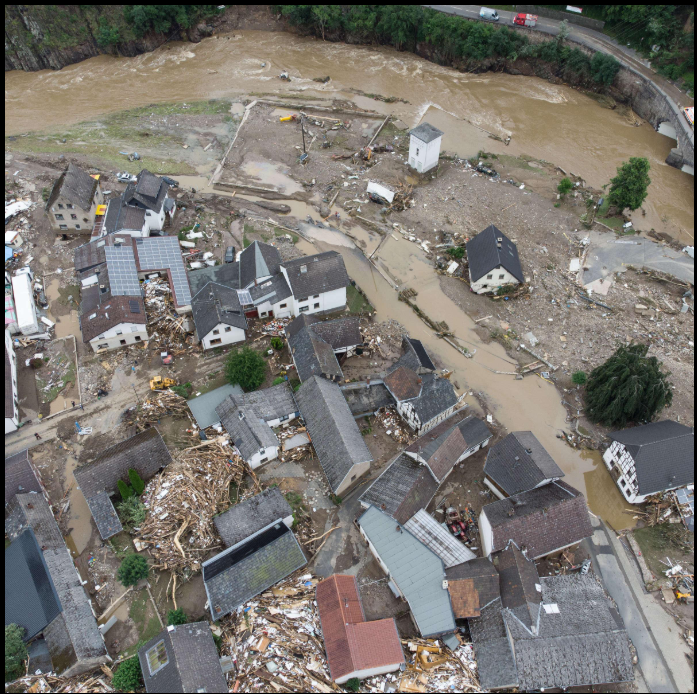
#> input picture ai-service/test_images/test.jpg, 697 x 694 px; its folder holds only this picture in this run
$ python -i satellite_analysis_service.py   (imports and definitions only)   (older library calls are emulated)
#> lines starting #> are read from the running program, lines starting #| are printed output that depends on the picture; after the words box and inside, x2 and y2 are one past the last pixel; in counts of white or black regions, pixels touching at a corner belong together
#> further down, picture is the input picture: shape (694, 697, 3); mean B, G, R 111.7, 117.4, 121.3
import time
from pathlib import Path

import cv2
import numpy as np
from fastapi import UploadFile


MODEL_NAME = "rgb-satellite-visual-analysis"
MODEL_VERSION = "1.1.0"


# [18 lines left out: functions _json_safe, _decode_image, not called in this run]


def _cloud_mask(image: np.ndarray) -> np.ndarray:
    blurred = cv2.GaussianBlur(image, (7, 7), 0)
    hsv = cv2.cvtColor(blurred, cv2.COLOR_BGR2HSV)
    _, saturation, value = cv2.split(hsv)
    gray = cv2.cvtColor(blurred, cv2.COLOR_BGR2GRAY).astype(np.float32)
    mean = cv2.boxFilter(gray, -1, (17, 17))
    square_mean = cv2.boxFilter(gray * gray, -1, (17, 17))
    local_std = np.sqrt(np.maximum(square_mean - mean * mean, 0))
    cloud = (
        ((value >= 225) & (saturation <= 70))
        | ((value >= 190) & (saturation <= 40) & (local_std <= 13.0))
    )
    kernel = cv2.getStructuringElement(cv2.MORPH_ELLIPSE, (9, 9))
    return cv2.dilate(cloud.astype(np.uint8) * 255, kernel)


# [18 lines left out: function _content_mask, not called in this run]


def _vegetation_mask(image: np.ndarray) -> np.ndarray:
    blue, green, red = cv2.split(image.astype(np.float32))
    excess_green = 2.0 * green - red - blue
    hsv = cv2.cvtColor(image, cv2.COLOR_BGR2HSV)
    hue, saturation, value = cv2.split(hsv)
    green_dominant = (
        (excess_green >= 22)
        & (green >= red * 1.04)
        & (green >= blue * 1.03)
        & (value >= 25)
    )
    green_hue = (hue >= 32) & (hue <= 92) & (saturation >= 38) & (value >= 28)
    vegetation = (green_dominant | green_hue).astype(np.uint8) * 255
    kernel = cv2.getStructuringElement(cv2.MORPH_ELLIPSE, (5, 5))
    return cv2.morphologyEx(vegetation, cv2.MORPH_CLOSE, kernel)


# [48 lines left out: function _debris_assessment, not called in this run]


def _water_assessment(image: np.ndarray, valid: np.ndarray | None = None) -> tuple[np.ndarray, bool, dict]:
    blurred = cv2.GaussianBlur(image, (5, 5), 0)
    hsv = cv2.cvtColor(blurred, cv2.COLOR_BGR2HSV)
#> hsv: shape (694, 697, 3); mean H, S, V 51.5, 37.7, 125.8
    hue, saturation, value = cv2.split(hsv)
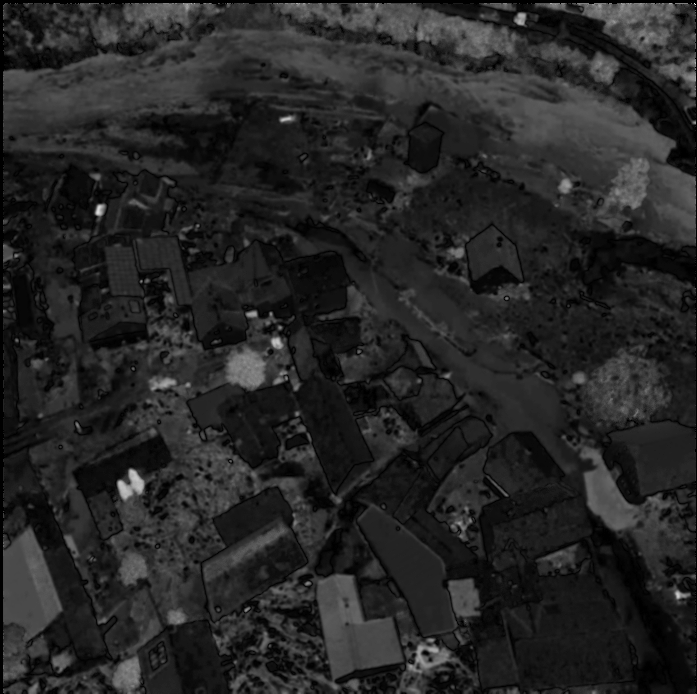
#> saturation: shape (694, 697); min 0, max 255, mean 37.7
    blue, green, red = cv2.split(blurred.astype(np.int16))
    gray = cv2.cvtColor(blurred, cv2.COLOR_BGR2GRAY).astype(np.float32)
    local_mean = cv2.boxFilter(gray, -1, (11, 11))
    local_square = cv2.boxFilter(gray * gray, -1, (11, 11))
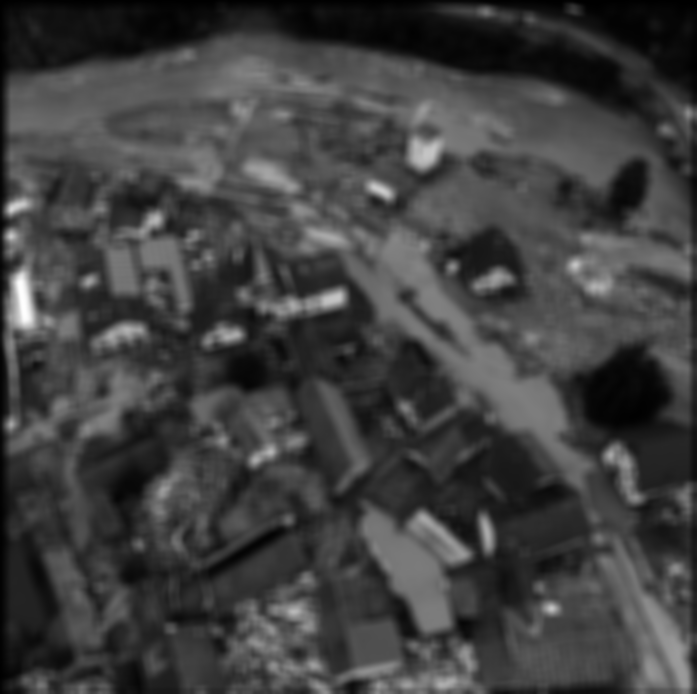
#> local_square: shape (694, 697) float32; min 28.93, max 61693.4, mean 15660.7; drawn with min black and max white
    local_std = np.sqrt(np.maximum(local_square - local_mean * local_mean, 0))
    gradient = cv2.magnitude(
        cv2.Sobel(gray, cv2.CV_32F, 1, 0, ksize=3),
        cv2.Sobel(gray, cv2.CV_32F, 0, 1, ksize=3),
    )

    vegetation = _vegetation_mask(blurred) > 0
#> in _vegetation_mask, `excess_green = 2.0 * green - red - blue`:
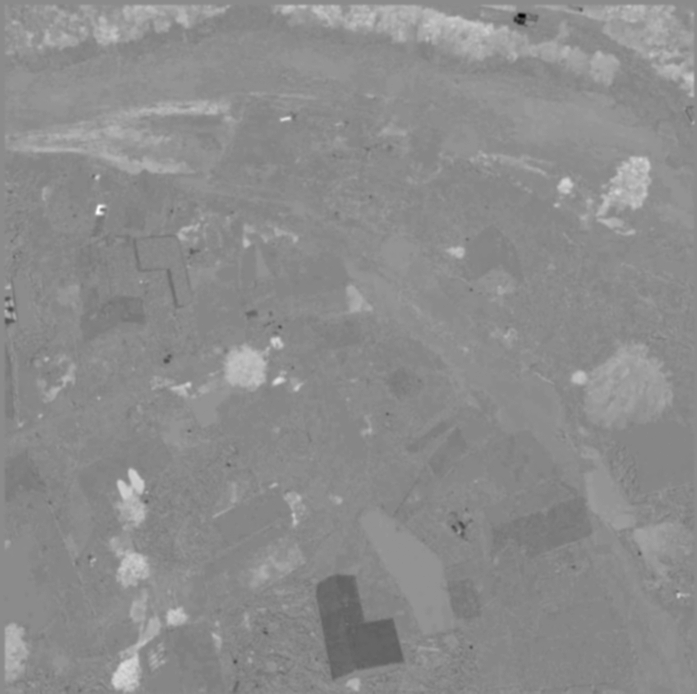
#> excess_green: shape (694, 697) float32; min -160, max 133, mean 1.8; drawn with min black and max white
#> in _vegetation_mask, `green_dominant = ( (excess_green >= 22) & (green >= red * 1.04) & (gre..`:
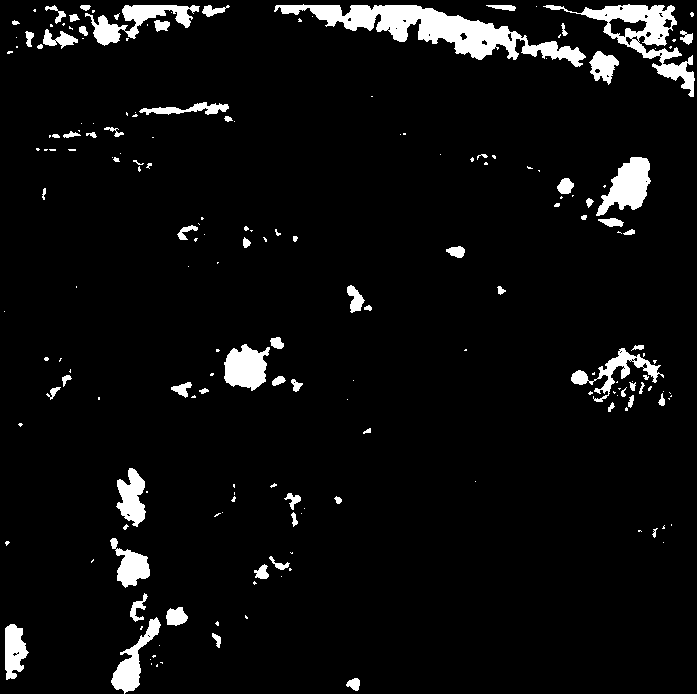
#> green_dominant: shape (694, 697) bool; 5.5% white; 193 white regions (118 under 20 px), largest, box (x1, y1, x2, y2) and area: (274, 4, 586, 67) 6233, (543, 4, 695, 97) 3227, (596, 157, 651, 216) 1749
#> in _vegetation_mask, `green_hue = (hue >= 32) & (hue <= 92) & (saturation >= 38) & (value >=..`: green_hue: shape (694, 697) bool; 8% white; 194 white regions (124 under 20 px), largest, box (x1, y1, x2, y2) and area: (271, 5, 621, 86) 8763, (535, 5, 695, 97) 4831, (36, 5, 232, 51) 4379
#> in _vegetation_mask, `vegetation = (green_dominant | green_hue).astype(np.uint8) * 255`: vegetation: shape (694, 697); 8.1% white; 197 white regions (126 under 20 px), largest, box (x1, y1, x2, y2) and area: (271, 4, 621, 86) 8787, (535, 4, 695, 97) 4841, (36, 5, 232, 51) 4379
#> in _vegetation_mask, `return cv2.morphologyEx(vegetation, cv2.MORPH_CLOSE, kernel)`: returned value: shape (694, 697); 8.5% white; 148 white regions (85 under 20 px), largest, box (x1, y1, x2, y2) and area: (271, 4, 621, 86) 9016, (5, 5, 232, 51) 5242, (535, 4, 697, 97) 5109
    cloud = cv2.dilate(
        _cloud_mask(blurred),
        cv2.getStructuringElement(cv2.MORPH_ELLIPSE, (17, 17)),
    ) > 0
#> in _cloud_mask, `hsv = cv2.cvtColor(blurred, cv2.COLOR_BGR2HSV)`: hsv: shape (694, 697, 3); mean H, S, V 51.1, 37, 125.6
#> in _cloud_mask, `local_std = np.sqrt(np.maximum(square_mean - mean * mean, 0))`:
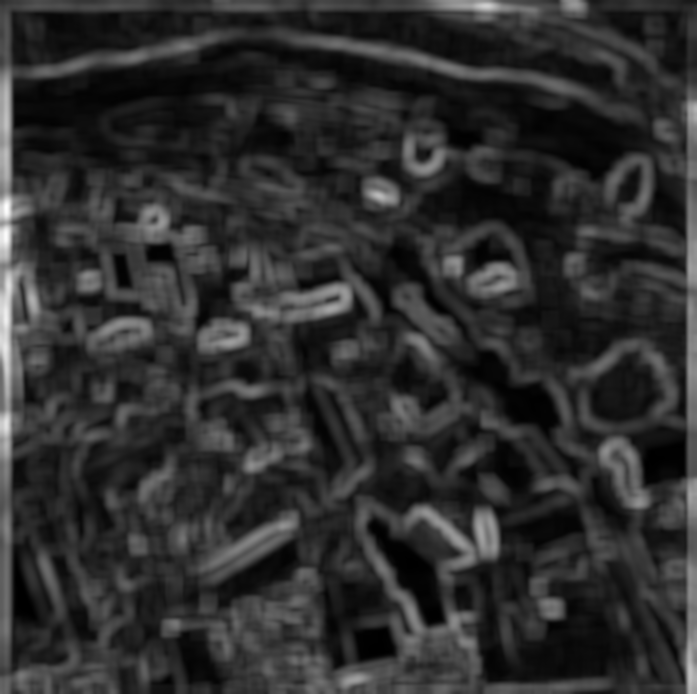
#> local_std: shape (694, 697) float32; min 0.493, max 89.89, mean 17.1; drawn with min black and max white
#> in _cloud_mask, `cloud = ( ((value >= 225) & (saturation <= 70)) | ((value >= 190) & (s..`: cloud: shape (694, 697) bool; 0.51% white; 58 white regions (36 under 20 px), largest, box (x1, y1, x2, y2) and area: (13, 269, 34, 327) 730, (664, 636, 684, 682) 274, (417, 142, 438, 161) 214
#> in _cloud_mask, `return cv2.dilate(cloud.astype(np.uint8) * 255, kernel)`: returned value: shape (694, 697); 2% white; 43 white regions, largest, box (x1, y1, x2, y2) and area: (4, 265, 38, 331) 1420, (660, 626, 688, 686) 812, (141, 240, 178, 266) 671
#> cloud: shape (694, 697) bool; 7.1% white; 32 white regions, largest, box (x1, y1, x2, y2) and area: (0, 190, 62, 339) 5293, (636, 618, 696, 694) 3067, (104, 232, 186, 274) 2409
    usable = np.ones(value.shape, dtype=bool) if valid is None else valid > 0
    smooth = (local_std <= 13.0) & (gradient <= 38.0)
#> smooth: shape (694, 697) bool; 37.6% white; 1288 white regions (1011 under 20 px), largest, box (x1, y1, x2, y2) and area: (11, 8, 689, 242) 44759, (342, 235, 590, 486) 10377, (394, 157, 584, 272) 8107

    # Water must have chromatic evidence or be neutral, smooth and moderately dark.
    # Dark pixels alone are deliberately insufficient because forest/mountain shadow
    # was the dominant real-world false positive.
    blue_water = (
        (hue >= 88) & (hue <= 132) & (saturation >= 28) & (value >= 38) & (value <= 210)
        & ((blue - green >= 5) | (blue - red >= 14))
    )
#> blue_water: shape (694, 697) bool; 9.1% white; 390 white regions (294 under 20 px), largest, box (x1, y1, x2, y2) and area: (135, 237, 290, 340) 5981, (357, 499, 458, 649) 5872, (5, 506, 71, 642) 4922
    neutral_water = (
        (saturation <= 48) & (value >= 42) & (value <= 145) & smooth
        & (blue >= green - 6) & (green >= red - 8)
    )
#> neutral_water: shape (694, 697) bool; 9.5% white; 1055 white regions (898 under 20 px), largest, box (x1, y1, x2, y2) and area: (608, 421, 689, 489) 3098, (539, 593, 621, 681) 2508, (484, 437, 563, 517) 2491
    muddy_water = (
        (hue >= 7) & (hue <= 25) & (saturation >= 28) & (saturation <= 105)
        & (value >= 48) & (value <= 180) & smooth
    )
#> muddy_water: shape (694, 697) bool; 12.6% white; 1116 white regions (927 under 20 px), largest, box (x1, y1, x2, y2) and area: (11, 10, 689, 242) 31072, (447, 188, 569, 268) 2518, (342, 250, 411, 335) 1440
    raw = (blue_water | neutral_water | muddy_water) & ~vegetation & ~cloud & usable
#> raw: shape (694, 697) bool; 27.4% white; 1702 white regions (1374 under 20 px), largest, box (x1, y1, x2, y2) and area: (11, 10, 689, 242) 29879, (5, 450, 106, 673) 7612, (357, 499, 458, 649) 5348
    mask = raw.astype(np.uint8) * 255
    kernel = cv2.getStructuringElement(cv2.MORPH_ELLIPSE, (5, 5))
    mask = cv2.morphologyEx(mask, cv2.MORPH_OPEN, kernel)
#> mask: shape (694, 697); 21.1% white; 297 white regions (47 under 20 px), largest, box (x1, y1, x2, y2) and area: (11, 13, 669, 186) 25168, (5, 506, 71, 666) 5833, (357, 499, 457, 649) 5274
    mask = cv2.morphologyEx(mask, cv2.MORPH_CLOSE, kernel, iterations=2)
#> mask: shape (694, 697); 23.7% white; 152 white regions (30 under 20 px), largest, box (x1, y1, x2, y2) and area: (11, 10, 669, 186) 27614, (341, 488, 622, 657) 11505, (5, 455, 128, 673) 8508

    minimum = max(30, int(np.count_nonzero(usable) * 0.00035))
#> minimum = 169
#> usable: shape (694, 697) bool; every value is 1
    cleaned = np.zeros_like(mask)
    for contour in cv2.findContours(mask, cv2.RETR_EXTERNAL, cv2.CHAIN_APPROX_SIMPLE)[0]:
        if cv2.contourArea(contour) >= minimum:
            cv2.drawContours(cleaned, [contour], -1, 255, cv2.FILLED)
#> this loop made 152 passes
#> contour on passes 16, 36, 38: [[497, 571]], [[52, 462]], [[50, 461]]
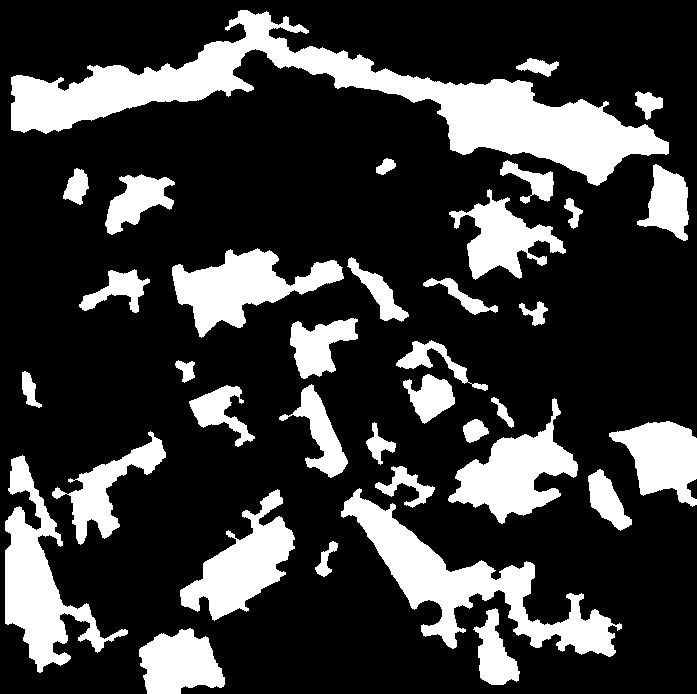
#> cleaned: shape (694, 697); 23.1% white; 36 white regions, largest, box (x1, y1, x2, y2) and area: (11, 10, 669, 186) 28846, (341, 488, 622, 657) 11894, (5, 455, 128, 673) 8508
    cleaned[~usable] = 0
    regions = [cv2.contourArea(item) for item in cv2.findContours(cleaned, cv2.RETR_EXTERNAL, cv2.CHAIN_APPROX_SIMPLE)[0]]
#> regions = 36 values, max 27928.5 at index 35, min 178 at index 32, mean 2949.6

    usable_count = max(1, int(np.count_nonzero(usable)))
#> usable_count = 483718
    raw_count = int(np.count_nonzero(raw))
#> raw_count = 132645
    retained = np.count_nonzero(cleaned) / max(1, raw_count)
#> retained = 0.842
    cloud_fraction = np.count_nonzero(cloud & usable) / usable_count
#> cloud_fraction = 0.0715
    ambiguous_dark = (
        (value <= 95) & ~vegetation & ~cloud & ~raw & usable
    )
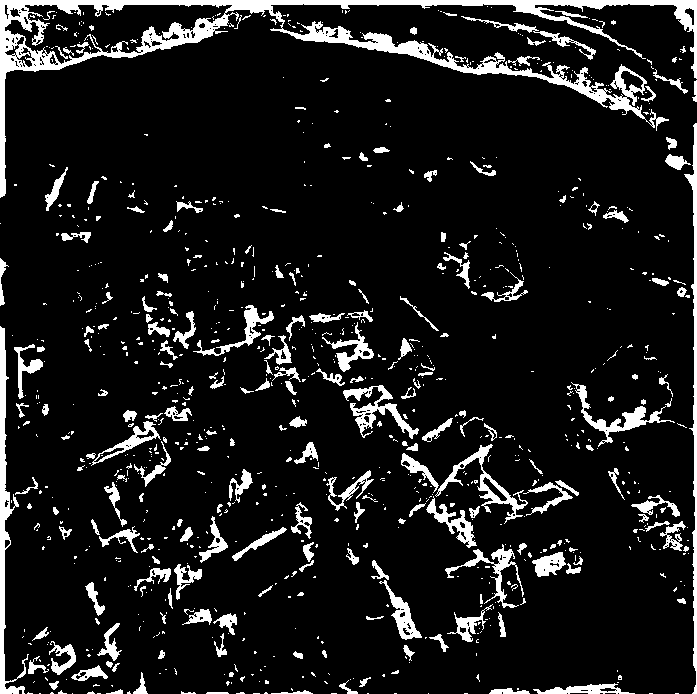
#> ambiguous_dark: shape (694, 697) bool; 10.5% white; 948 white regions (734 under 20 px), largest, box (x1, y1, x2, y2) and area: (0, 0, 697, 198) 14661, (0, 326, 29, 694) 2365, (684, 123, 697, 694) 1956
    ambiguous_fraction = np.count_nonzero(ambiguous_dark) / usable_count
#> ambiguous_fraction = 0.105
    raw_fraction = raw_count / usable_count
#> raw_fraction = 0.274
    dominant_region = max(regions, default=0.0) / max(1, int(np.count_nonzero(cleaned)))
#> dominant_region = 0.25
    reliable = (
        cloud_fraction <= 0.35
        and ambiguous_fraction <= 0.22
        and raw_fraction <= 0.38
        and (raw_fraction < 0.015 or retained >= 0.35)
        and (raw_fraction < 0.015 or dominant_region >= 0.30)
    )
#> reliable = False
    diagnostics = {
        "cloudFraction": float(cloud_fraction),
        "ambiguousDarkFraction": float(ambiguous_fraction),
        "candidateFraction": float(raw_fraction),
        "coherence": float(retained),
        "dominantRegion": float(dominant_region),
    }
#> diagnostics = {'cloudFraction': 0.0715, 'ambiguousDarkFraction': 0.105, 'candidateFraction': 0.274, 'coherence': 0.842, 'dominantRegion': 0.25}
    return cleaned, reliable, diagnostics


def _water_mask(image: np.ndarray) -> np.ndarray:
    return _water_assessment(image)[0]


# [239 lines left out: functions _percentage, _level_and_priority, _priority, _finding, _save_overlay, _align and 1 more, not called in this run]


def _change_mask(before: np.ndarray, after: np.ndarray, valid: np.ndarray) -> np.ndarray:
    return _change_assessment(before, after, valid)[0]


# [127 lines not run here, left out]

>>> import cv2
>>> picture = cv2.imread('../test_images/test.jpg')
>>> result = _water_assessment(picture)
